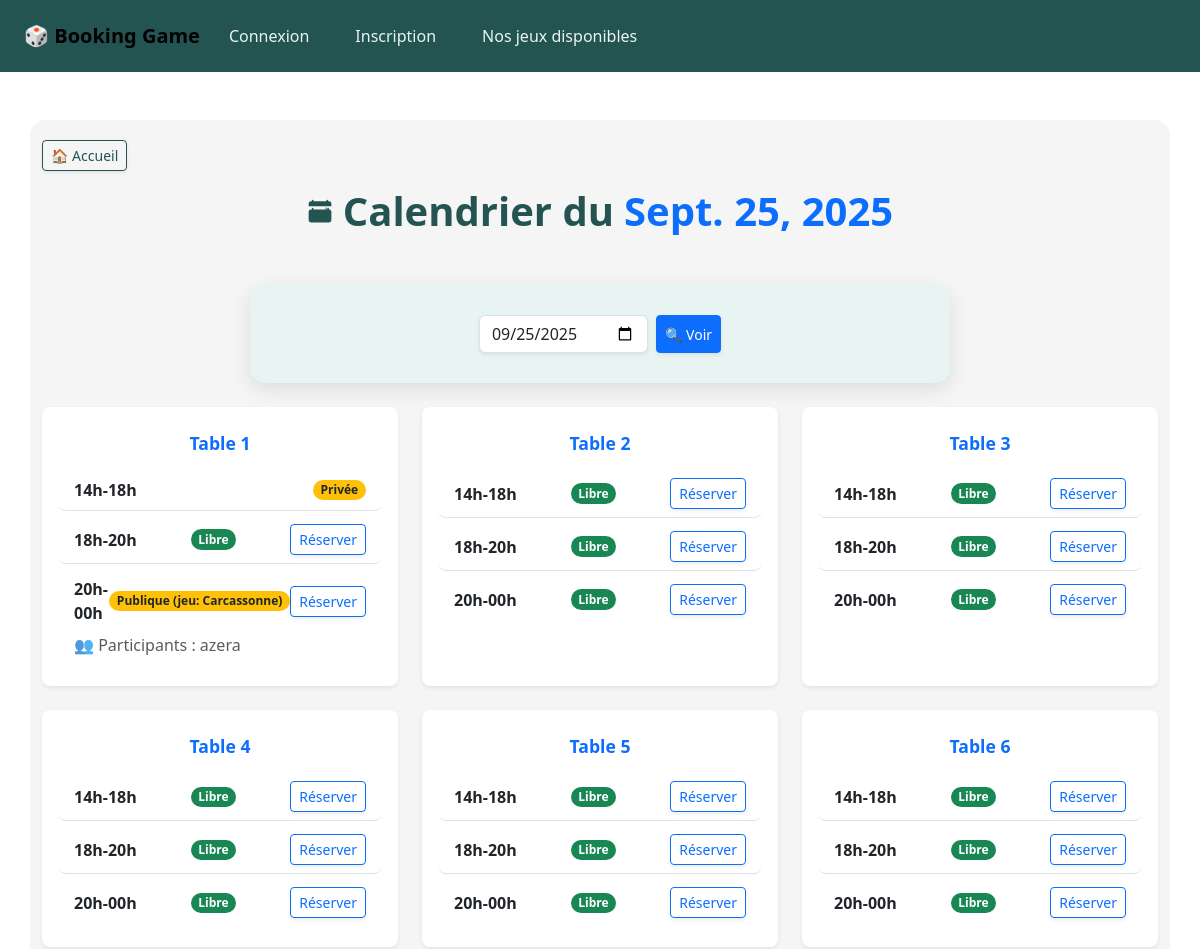
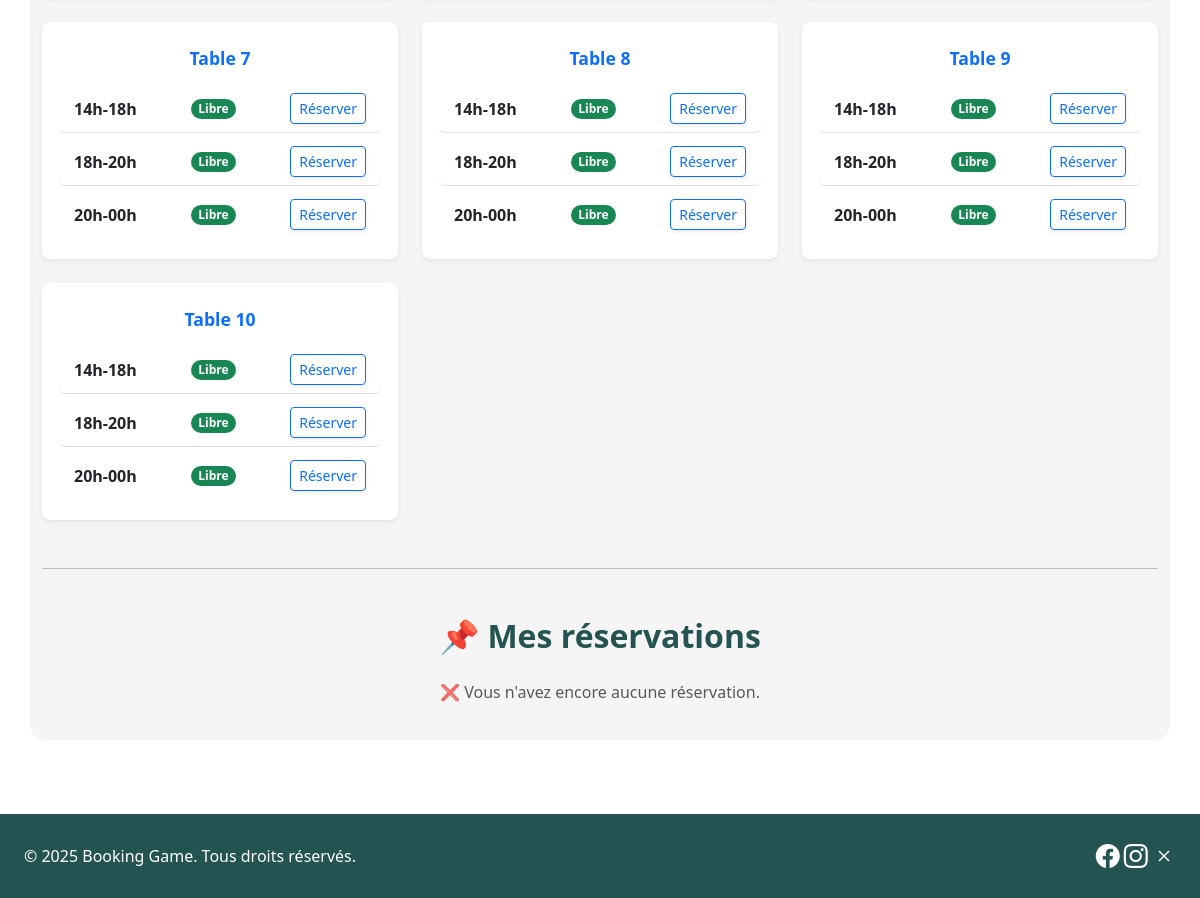
Screenshot of /calendar/ with the database file from the repository (2 pictures, top to bottom).
### tables_app/models.py (models this page shows, shortened)
class Table(models.Model):
    number_table = models.IntegerField(unique=True)
    capacity_table = models.IntegerField(default=12)
    state_table = models.CharField(max_length=10, choices=TableEtat.choices, default=TableEtat.LIBRE)
    game_table = models.ForeignKey("Game", null=True, blank=True, on_delete=models.SET_NULL)
    code_table = models.CharField(max_length=20, null=True, blank=True)
    customer_table = models.ManyToManyField(settings.AUTH_USER_MODEL,
                                            blank=True,
                                            related_name='joined_tables')

### users_app/models.py (models this page shows, shortened)
class User(AbstractUser):
    username = models.EmailField(unique=True)
    pseudo = models.CharField(max_length=50, unique=True)
    phone = models.CharField(max_length=20, blank=True, null=True)
    favorite_games = models.ManyToManyField("tables_app.Game", blank=True, related_name='fans')

### tables_app/views.py (the view)
# urls.py: path('calendar/', views.calendar_view, name='calendar'),
def calendar_view(request):
    date_str = request.GET.get('date')
    if date_str:
        try:
            selected_date = datetime.strptime(date_str, '%Y-%m-%d').date()
        except ValueError:
            selected_date = date.today()
    else:
        selected_date = date.today()
    slots = [
        {"label": "14h-18h", "start": time(14, 0), "end": time(18, 0)},
        {"label": "18h-20h", "start": time(18, 0), "end": time(20, 0)},
        {"label": "20h-00h", "start": time(20, 0), "end": time(23, 59)},
    ]
    tables_data = []
    for table in Table.objects.all():
        table_slots = []
        for slot in slots:
            conflicts = Booking.objects.filter(
                table=table,
                date=selected_date,
                start_time__lt=slot["end"],
                start_time__gte=slot["start"]
            )
            if conflicts.exists():
                booking = conflicts.first()
                if booking.booking_type == 'publique':
                    joueurs_actuels = 1 + booking.participants.count() if booking.participants else 1
                    places_restantes = booking.max_players - joueurs_actuels if booking.max_players else None
                    if places_restantes is None:
                        state = f"Publique (jeu: {booking.game.name_game if booking.game else '-'})"
                        available = True
                    elif places_restantes <= 0:
                        state = f"Publique — Complète (jeu: {booking.game.name_game if booking.game else '-'})"
                        available = False
                    else:
                        state = f"Publique — {places_restantes} place(s) restantes (jeu: {booking.game.name_game if booking.game else '-'})"
                        available = True
                    players = [booking.main_customer] + list(booking.participants.all())
                    booking_id = booking.id
                else:
                    state = 'Privée'
                    available = False
                    players = []
                    booking_id = None
                    places_restantes = None
            else:
                state = 'Libre'
                available = True
                players = []
                booking_id = None
                places_restantes = None
            user_joined = False
            if request.user.is_authenticated and booking_id:
                user_joined = request.user == booking.main_customer or request.user in booking.participants.all()
            table_slots.append({
                "slot_label": slot["label"],
                "state": state,
                "available": available,
                "players": players,
                "booking_id": booking_id,
                "is_full": places_restantes == 0 if booking_id and booking.booking_type == 'publique' else False,
                "user_joined": user_joined,
            })
        tables_data.append({
            "table": table,
            "slots": table_slots
        })
    user_reservations = None
    if request.user.is_authenticated:
        user_reservations = Booking.objects.filter(
            Q(main_customer=request.user) | Q(participants=request.user)
        ).order_by('-date', 'start_time')
    games = Game.objects.all()
    context = {
        "date": selected_date,
        "tables": tables_data,
        "user_reservations": user_reservations,
        "games": games,
    }
    return render(request, "tables_app/calendar.html", context)

### tables_app/templates/tables_app/calendar.html (shortened to what this page needs)
{% extends "base.html" %}
{% load static %}
{% block content %}
<div class="container mt-4 calendar-page">
    <div class="mb-3 text-start">
        <a href="/" class="btn btn-outline-secondary btn-sm shadow-sm">🏠 Accueil</a>
    </div>
<h1 class="fw-bold text-center mb-4"
    style="color:#235452; display:flex; justify-content:center; align-items:center; gap:10px;">
    Calendrier du
    <span class="text-primary">{{ date }}</span>
</h1>
    <form method="get" action="{% url 'tables_app:calendar' %}" class="mb-4 d-flex justify-content-center gap-2 flex-wrap">
        <input type="date" id="date" name="date" value="{{ date|date:'Y-m-d' }}" class="form-control w-auto shadow-sm">
        <button type="submit" class="btn btn-primary btn-sm shadow-sm">🔍 Voir</button>
    </form>
    <div class="row g-4">
        {% for t in tables %}
        <div class="col-md-6 col-lg-4">
            <div class="card shadow-sm border-0 rounded-3 h-100">
                <div class="card-body">
                    <h5 class="card-title fw-bold text-center text-primary">Table {{ t.table.number_table }}</h5>
                    <ul class="list-group list-group-flush mt-3">
                        {% for slot in t.slots %}
                        <li class="list-group-item d-flex flex-column">
                            <div class="d-flex justify-content-between align-items-center w-100">
                                <span class="fw-semibold">{{ slot.slot_label }}</span>
                                <span class="badge rounded-pill
                                    {% if slot.state == 'Libre' %} bg-success {% else %} bg-warning text-dark {% endif %}">
                                    {{ slot.state }}
                                </span>
                                {% if slot.available %}
                                    <button class="btn btn-outline-primary btn-sm reserve-btn shadow-sm"
                                        data-table-id="{{ t.table.id }}"
                                        data-slot-label="{{ slot.slot_label }}"
                                        data-booking-id="{{ slot.booking_id|default:'' }}"
                                        data-date="{{ date|date:'Y-m-d' }}">
                                        Réserver
                                    </button>
                                {% endif %}
                            </div>
                            {% if slot.players %}
                                <div class="mt-2">
                                    <small class="text-muted">
                                        👥 Participants :
                                        {% for p in slot.players %}
                                            {{ p.pseudo }}{% if not forloop.last %}, {% endif %}
                                        {% endfor %}
                                    </small>
                                </div>
                            {% endif %}
                        </li>
                        {% endfor %}
                    </ul>
                </div>
            </div>
        </div>
        {% endfor %}
    </div>
    <hr class="my-5">
    <h2 class="fw-bold text-center mb-4">📌 Mes réservations</h2>
    {% if user_reservations %}
        <div class="table-responsive shadow-sm rounded-3">
            <table class="table table-striped table-hover align-middle border border-2 border-primary rounded-3">
                <thead class="table-primary">
                    <tr>
                        <th scope="col">Table</th>
                        <th scope="col">Date</th>
                        <th scope="col">Heure</th>
                        <th scope="col">Type</th>
                        <th scope="col">Code privé</th>
                        <th scope="col">Jeu</th>
                    </tr>
                </thead>
                <tbody>
                    {% for booking in user_reservations %}
                    <tr>
                        <td>Table {{ booking.table.number_table }}</td>
                        <td>{{ booking.date|date:"d/m/Y" }}</td>
                        <td>{{ booking.start_time|time:"H:i" }} - {{ booking.end_time|time:"H:i" }}</td>
                        <td>
                            {% if booking.booking_type == 'privée' %}
                                <span class="badge bg-danger">🔒 Privée</span>
                            {% else %}
                                <span class="badge bg-success">👥 Publique</span>
                            {% endif %}
                        </td>
                        <td>
                            {% if booking.code %}
                                <span class="fw-bold text-primary">{{ booking.code }}</span>
                            {% else %}
                                -
                            {% endif %}
                        </td>
                        <td>
                            {% if booking.game %}
                                {{ booking.game.name_game }}
                            {% elif booking.custom_game %}
                                {{ booking.custom_game }}
                            {% else %}
                                -
                            {% endif %}
                        </td>
                    </tr>
                    {% endfor %}
                </tbody>
            </table>
        </div>
    {% else %}
        <p class="text-muted text-center">❌ Vous n'avez encore aucune réservation.</p>
    {% endif %}
</div>
{% endblock %}

### tables_app/static/css/style.css (style rules this page uses)
body { font-family: 'Poppins', sans-serif; background-color: #fff7f8; color: #333; margin: 0; padding: 0; }
a { text-decoration: none; }
.btn-primary { background-color: #fff6f0; border-color: #fff6f0; transition: background-color 0.3s, transform 0.2s; }
.container { background-color: #f5f5f5; padding: 40px 20px; border-radius: 15px; }
.btn-outline-secondary { border-radius: 10px; padding: 8px 12px; font-weight: bold; transition: background-color 0.3s ease, color 0.3s ease; }
h1 { font-weight: bold; font-size: 2rem; margin-bottom: 30px; color: #2F807D; }
.card { border-radius: 15px; overflow: hidden; transition: transform 0.3s ease, box-shadow 0.3s ease; }
.card-title { color: #2F807D; font-weight: bold; font-size: 1.1rem; margin: 10px 0 0 0; }
.text-muted { font-size: 1rem; color: #25615b; }
a { text-decoration: none; transition: color 0.3s ease; }
.container { max-width: 1000px; margin: 50px auto; padding: 20px; font-family: 'Segoe UI', Tahoma, Geneva, Verdana, sans-serif; }
h1 { text-align: center; color: #2F807D; font-size: 2rem; margin-bottom: 30px; font-weight: bold; }
form { max-width: 700px; margin: 50px auto; padding: 30px 25px; background-color: #E8F4F2; border-radius: 15px; box-shadow: 0 6px 20px rgba(0,0,0,0.1); }
h1 { color: #2F807D; font-weight: bold; text-align: center; margin-bottom: 30px; }
.btn { border-radius: 10px; font-weight: bold; padding: 10px 20px; transition: transform 0.2s, background-color 0.3s; }
.btn-primary { background-color: #2F807D; color: #fff; border: none; }
.calendar-page h1, .calendar-page h2 { color: #235452; }
.calendar-page .btn-outline-secondary { border-color: #235452; color: #235452; }
.calendar-page .card { border-radius: 15px; box-shadow: 0 5px 15px rgba(0,0,0,0.1); transition: transform 0.2s; }
.calendar-page .card .card-title { font-weight: 600; }
.calendar-page .list-group-item { border-radius: 8px; margin-bottom: 5px; }
.reserve-btn { transition: transform 0.2s; }
.form-control, .form-select { border-radius: 10px; box-shadow: none; }
.form-control { border-radius: 10px; box-shadow: none; }
body, html { margin: 0; padding: 0; width: 100%; }

### rows the page displays
Table: table.number_table "1", slot_label "14h-18h" "18h-20h" "20h-00h", state "Privée" "Libre" "Publique (jeu: Carcassonne)"
User: pseudo "azera"
Table: table.number_table "2", slot_label "14h-18h" "18h-20h" "20h-00h", state "Libre" "Libre" "Libre"
Table: table.number_table "3", slot_label "14h-18h" "18h-20h" "20h-00h", state "Libre" "Libre" "Libre"
Table: table.number_table "4", slot_label "14h-18h" "18h-20h" "20h-00h", state "Libre" "Libre" "Libre"
Table: table.number_table "5", slot_label "14h-18h" "18h-20h" "20h-00h", state "Libre" "Libre" "Libre"
Table: table.number_table "6", slot_label "14h-18h" "18h-20h" "20h-00h", state "Libre" "Libre" "Libre"
Table: table.number_table "7", slot_label "14h-18h" "18h-20h" "20h-00h", state "Libre" "Libre" "Libre"
Table: table.number_table "8", slot_label "14h-18h" "18h-20h" "20h-00h", state "Libre" "Libre" "Libre"
Table: table.number_table "9", slot_label "14h-18h" "18h-20h" "20h-00h", state "Libre" "Libre" "Libre"
Table: table.number_table "10", slot_label "14h-18h" "18h-20h" "20h-00h", state "Libre" "Libre" "Libre"

### other values shown
{{ date }} "Sept. 25, 2025"
